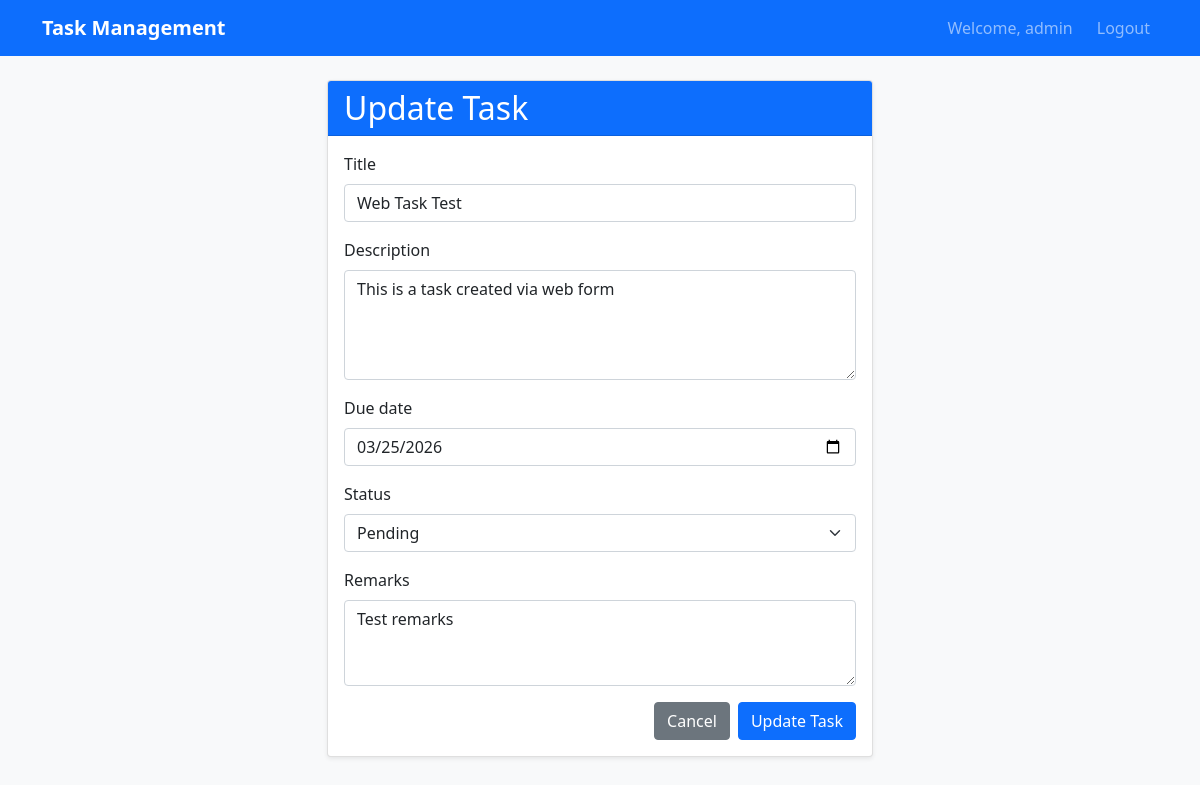
The app's page /5/update/ (signed in) with its own data.
### taskapp/models.py (models this page shows, shortened)
class Task(models.Model):
    STATUS_CHOICES = [
        ('Pending', 'Pending'),
        ('In Progress', 'In Progress'),
        ('Completed', 'Completed'),
    ]
    title = models.CharField(max_length=200)
    description = models.TextField()
    due_date = models.DateField()
    status = models.CharField(max_length=20, choices=STATUS_CHOICES, default='Pending')
    remarks = models.TextField(blank=True, null=True)
    created_on = models.DateTimeField(auto_now_add=True)
    last_updated_on = models.DateTimeField(auto_now=True)
    created_by = models.ForeignKey(User, related_name='created_tasks', on_delete=models.CASCADE)
    last_updated_by = models.ForeignKey(User, related_name='updated_tasks', on_delete=models.CASCADE)

### taskapp/views.py (the view)
# urls.py: path('<int:pk>/update/', views.task_update, name='task_update'),
@login_required
def task_update(request, pk):
    task = get_object_or_404(Task, pk=pk, created_by=request.user)
    if request.method == 'POST':
        form = TaskForm(request.POST, instance=task)
        if form.is_valid():
            task = form.save(commit=False)
            task.last_updated_by = request.user
            task.save()
            return redirect('task_list')
    else:
        form = TaskForm(instance=task)
    return render(request, 'taskapp/task_form.html', {'form': form, 'title': 'Update Task'})

### taskapp/forms.py
class TaskForm(forms.ModelForm):
    class Meta:
        model = Task
        fields = ['title', 'description', 'due_date', 'status', 'remarks']
        widgets = {
            'title': forms.TextInput(attrs={
                'class': 'form-control',
                'placeholder': 'Enter task title'
            }),
            'description': forms.Textarea(attrs={
                'class': 'form-control',
                'placeholder': 'Enter task description',
                'rows': 4
            }),
            'due_date': forms.DateInput(attrs={
                'type': 'date',
                'class': 'form-control'
            }),
            'status': forms.Select(attrs={
                'class': 'form-select'
            }),
            'remarks': forms.Textarea(attrs={
                'class': 'form-control',
                'placeholder': 'Enter remarks (optional)',
                'rows': 3
            })
        }

### templates/taskapp/task_form.html (shortened to what this page needs)
{% extends 'base.html' %}
{% block content %}
<div class="row justify-content-center">
    <div class="col-md-6">
        <div class="card">
            <div class="card-header bg-primary text-white">
                <h2 class="mb-0">{{ title }}</h2>
            </div>
            <div class="card-body">
                <form method="post">
                    <div class="mb-3">
                        <label for="{{ form.title.id_for_label }}" class="form-label">{{ form.title.label }}</label>
                        {{ form.title }}
                    </div>
                    <div class="mb-3">
                        <label for="{{ form.description.id_for_label }}" class="form-label">{{ form.description.label }}</label>
                        {{ form.description }}
                    </div>
                    <div class="mb-3">
                        <label for="{{ form.due_date.id_for_label }}" class="form-label">{{ form.due_date.label }}</label>
                        {{ form.due_date }}
                    </div>
                    <div class="mb-3">
                        <label for="{{ form.status.id_for_label }}" class="form-label">{{ form.status.label }}</label>
                        {{ form.status }}
                    </div>
                    <div class="mb-3">
                        <label for="{{ form.remarks.id_for_label }}" class="form-label">{{ form.remarks.label }}</label>
                        {{ form.remarks }}
                    </div>
                    <div class="d-grid gap-2 d-md-flex justify-content-md-end">
                        <a href="{% url 'task_list' %}" class="btn btn-secondary">Cancel</a>
                        <button type="submit" class="btn btn-primary">{{ title }}</button>
                    </div>
                </form>
            </div>
        </div>
    </div>
</div>
{% endblock %}

### templates/base.html (shortened to what this page needs)
{% load static %}
<!DOCTYPE html>
<html lang="en">
<head>
    <link href="https://cdn.jsdelivr.net/npm/bootstrap@5.1.3/dist/css/bootstrap.min.css" rel="stylesheet">
    <link rel="stylesheet" href="{% static 'css/style.css' %}">
</head>
<body>
    <nav class="navbar navbar-expand-lg navbar-dark bg-primary">
        <div class="container">
            <a class="navbar-brand" href="{% url 'task_list' %}">Task Management</a>
            <div class="navbar-nav ms-auto">
                {% if user.is_authenticated %}
                    <span class="navbar-text me-3">Welcome, {{ user.username }}</span>
                    <a class="nav-link" href="{% url 'logout' %}">Logout</a>
                {% else %}
                    <a class="nav-link" href="{% url 'login' %}">Login</a>
                {% endif %}
            </div>
        </div>
    </nav>
    <div class="container mt-4">
        {% block content %}{% endblock %}
    </div>
</body>
</html>

### static/css/style.css (style rules this page uses)
body { background-color: #f8f9fa; }
.card { box-shadow: 0 0.125rem 0.25rem rgba(0, 0, 0, 0.075); }
.navbar-brand { font-weight: bold; }

### records on screen
Task: title "Web Task Test", description "This is a task created via web form", due_date "03/25/2026", status "Pending", remarks "Test remarks"

### other values on screen
{{ user.username }} "admin"
{{ title }} "Update Task"
